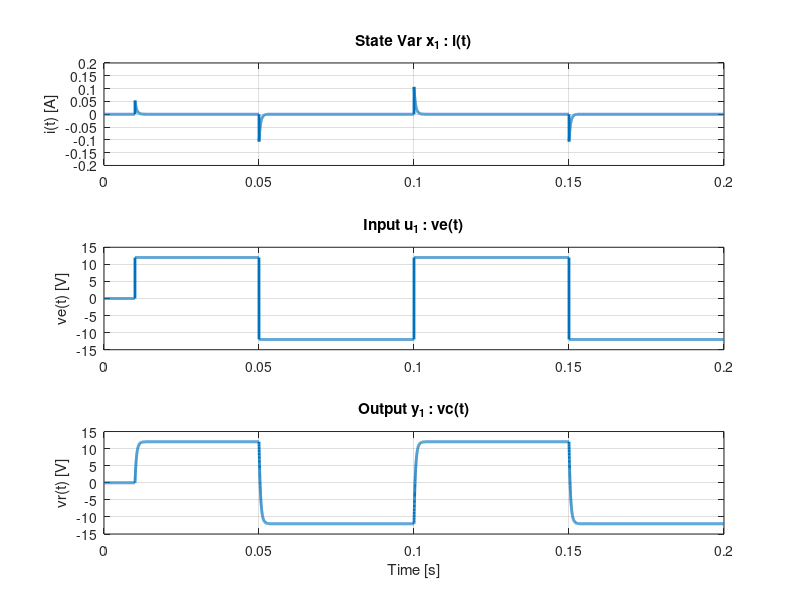

Write MATLAB code to recreate this figure.
% ====================================================================================================================
clear all; close all; clc;

% carga pkgs
pkg load control;
pkg load io;

function comment(msg)
    disp('')
    disp(msg)
    disp('=======================================================================')
endfunction

function [t_step t_max] = get_time_params(p)
    re_min  = min(real(p));
    re_max  = max(real(p));

    % resolucion, relacionado al 95% de la exp amortiguadora mas rapida: e ^ (-t RE{p}_min)
    t_step  = abs(log(.95)/re_min);
    % tiempo de sim, relacionado al 5% de la exp amortiguadora mas lenta: e ^ (-t RE{p}_max)
    t_max   = abs(log(.05)/re_max);
endfunction

function [tau_1 tau_2 tau_3] = get_chen_time_constants(t1, K, y)
    k1  = y(1)/K - 1;
    k2  = y(2)/K - 1;
    k3  = y(3)/K - 1;

    b       = 4*(k1^3)*k3 - 3*(k1^2)*(k2^2) - 4*k2^3 + k3^2 + 6*k1*k2*k3;
    alpha1  = (k1*k2 + k3 - sqrt(b)) / (2*(k1^2 + k2));
    alpha2  = (k1*k2 + k3 + sqrt(b)) / (2*(k1^2 + k2));
    bbeta   = ((2*k1^3 + 3*k1*k2 + k3) / sqrt(b)) - 1;

    tau_1   = real(-t1/log(alpha1));
    tau_2   = real(-t1/log(alpha2));
    tau_3   = real(bbeta*(tau_1 - tau_2) + tau_1);

    if tau_1 < 0 disp('Warning: tau_1 < 0') endif
    if tau_2 < 0 disp('Warning: tau_2 < 0') endif
    if tau_3 < 0 disp('Warning: tau_3 < 0') endif
endfunction

% ====================================================================================================================

comment('Cargar Data')

% ! ssconvert Curvas_Medidas_RLC_2025.xls Curvas_Medidas_RLC_2025.txt
% "Tiempo [Seg.]","Corriente [A]","Tensión en el capacitor [V]","Tensión de entrada [V]","Tensión de salida [V]"
data    = load('Curvas_Medidas_RLC_2025.txt');
t       = data(:,1);
u       = data(:,4);
x       = data(:,2);
y       = data(:,3);

figure;
subplot(3,1,1);
plot(t, x(:,1), 'LineWidth', 2); title('State Var x_1 : i(t)');  ylabel('i(t) [A]'); grid;
subplot(3,1,2);
plot(t, u, 'LineWidth', 2); title('Input u_1 : ve(t)'); ylabel('ve(t) [V]'); grid;
subplot(3,1,3);
plot(t, y(:,1), 'LineWidth', 2); title('Output y_1 : vc(t)'); ylabel('vr(t) [V]'); grid;
xlabel('Time [s]'); 

% close all;

disp('')
disp('=======================================================================')
comment('METODO DE CHEN (polos distintos)')
disp('  tau_1   == -t1/Ln(alpha1)')
disp('  tau_2   == -t1/Ln(alpha2)')
disp('  tau_3   == beta (tau_1 - tau_2) + tau_1')
comment("Donde:")
disp('      alpha1  == (k1 k2 + k3 - sqrt(b)) / 2(k1**2 + k2)')
disp('      alpha2  == (k1 k2 + k3 + sqrt(b)) / 2(k1**2 + k2)')
disp('      beta    == ((2 k1**3 + 3 k1 k2 + k3) / sqrt(b)) - 1')
disp('      b       == 4 k1**3 k3 - 3 k1**2 k2**2 - 4 k2**3 + k3**2 + 6 k1 k2 k3')
disp('          k1      == y(t1)/K - 1')
disp('          k2      == y(2t1)/K - 1')
disp('          k3      == y(3t1)/K - 1')
disp('          K       == y(inf)')
disp('=======================================================================')

comment('Respuesta: Sobre-Amortiguada, Intervalo Con Dinamica: 10ms - 12ms, Resolucion: 10us')
t_delay         = 10E-3
t1              = 10.05E-3 - t_delay
t1_step         = 10E-6
K               = 12
n_iterations    = 5;

for n = 1:n_iterations

    t1  += t1_step * (n-1)
    i1  = find(t >= t1      + t_delay)(1);
    i2  = find(t >= 2*t1    + t_delay)(1);
    i3  = find(t >= 3*t1    + t_delay)(1);

    [tau_1(n) tau_2(n) tau_3(n)] = get_chen_time_constants(t1, K, [y(i1) y(i2) y(i3)]);

    % figure;
    % plot(t(1:find(t >= 20E-3)(1)), y(1:find(t >= 20E-3)(1)), 'LineWidth', 2); hold;
    % plot([t(i1), t(i2), t(i3)], [y(i1), y(i2), y(i3)], 'or'); hold;
    % title('Output y_1 : Sample Points'); ylabel('vc(t) [V]'); grid;
    % xlabel('Time [s]'); 
endfor

comment('Mejorar Promediando')
tau_1   = sum(tau_1) / n_iterations
tau_2   = sum(tau_2) / n_iterations
tau_3   = sum(tau_3) / n_iterations

comment('G(s) == K (T3s + 1) / ((T1s + 1)(T2s + 1)), T1 < T2')
s   = tf('s');
sys = K*(tau_3*s + 1) / ((tau_1*s + 1)*(tau_2*s + 1));
% ajuste de ganancia
sys /= 12


return

hfig1 = figure(1); set(hfig1, 'windowstate', 'maximized');

subplot(3,1,1);
plot(t, x(:,1), 'LineWidth', 2); title('State Var x_1 : i(t)');  ylabel('i(t) [A]'); grid;
subplot(3,1,2);
plot(t, u, 'LineWidth', 2); title('Input u_1 : ve(t)'); ylabel('ve(t) [V]'); grid;
subplot(3,1,3);
plot(t, y(:,1), 'LineWidth', 2); title('Output y_1 : vr(t)'); ylabel('vr(t) [A]'); grid;
xlabel('Time [s]');


comment("SUCCESS")

return
